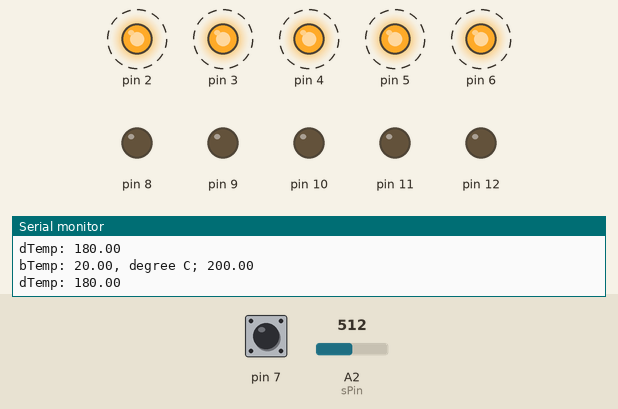
This sketch was run on a simulated Arduino Uno, built with avr-gcc and run on an emulated ATmega328P. Shown: output pins drawn as LEDs (lit = HIGH), the last lines printed to the serial monitor. Dashed ring = blinking. The test bench sets the inputs (shaded band); at power-on: A2 (sPin) = 512, pin 7 LOW.

Above: at 0.96 s.
1.3 s: A2 (sPin) set to 169
4.3 s: A2 (sPin) set to 155
At 5.6 s:
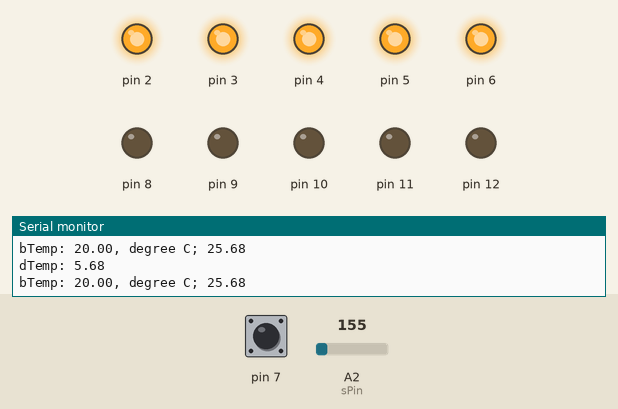
5.9 s: A2 (sPin) set to 306
At 6.48 s:
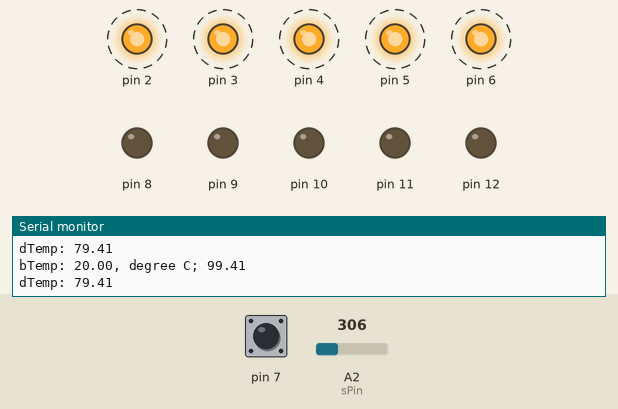
8.9 s: pin 7 driven HIGH
At 9.9 s:
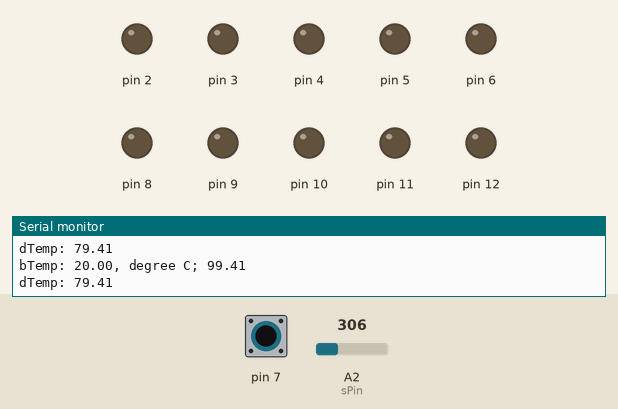
10.4 s: pin 7 driven LOW
At 10.56 s:
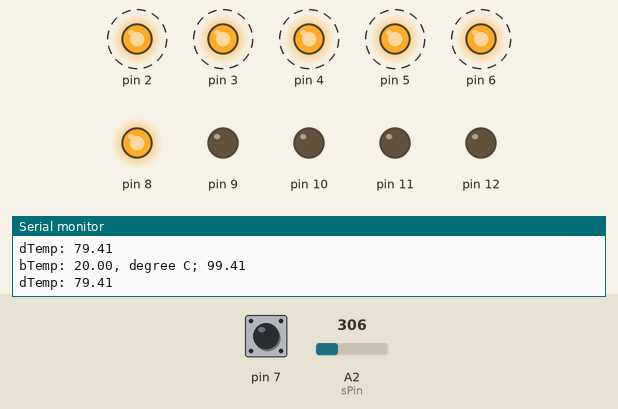
13.4 s: pin 7 pulsed HIGH 2 times (0.12 s each, 0.3 s apart)
At 13.97 s:
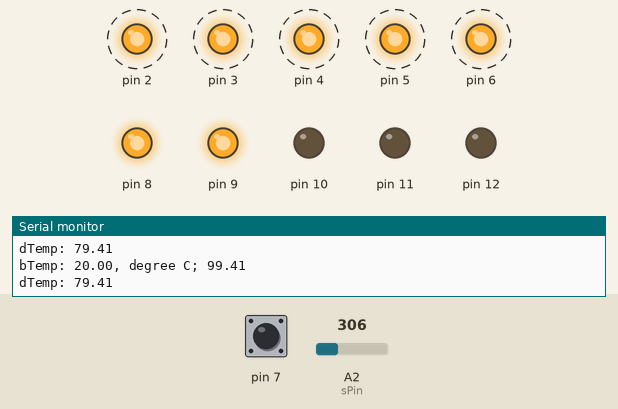
Timing chart, 0 to 17.4 s (numbered marks = the images above; inputs shaded):
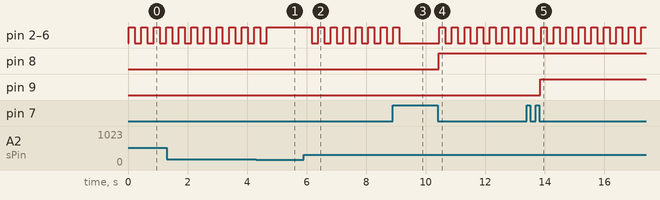

The sketch:

week01_Part02_TempLock.ino
```cpp
int switchS = 0;
int i= -1;
const int sPin = A2; //sPin==SensorPin
const int bPin = A1;
const double bTemp = 20.00; //cancel comment line of thhis line, if a const is needed in simulaters(tinkercad)

int count = 0;


void setup() {
Serial.begin(9600);

for (int tempind = 2; tempind < 7; tempind++) //tempind == temperature indicator
{
  pinMode (tempind, OUTPUT);
}

for (int digit = 8; digit < 13 ;digit++) //digit == blue lights shows which digit is being input
{
  pinMode (digit, OUTPUT);
}

pinMode (7, INPUT);

}

void loop() {
delay(20);
switchS = digitalRead(7);
int sVal = analogRead(sPin); //sVal== Sensor Value


//Below here
/*
int bVal = analogRead(bPin); //Btemp == BaseTemperature
float bVoltage = (bVal/1024.0)*5.0;
float bTemp = (bVoltage- .5)*100;
*/
//Above here, if to use a const baseline temp, please comment line these.

Serial.print("bTemp: ");
Serial.print(bTemp);


/*
Serial.print("Sensored Temp: ");
Serial.print(sVal);
//not for display
*/

double voltage = (sVal/1024.0) * 5.0;

/*
Serial.print(",Volts: ");
Serial.print(voltage);
//not for display
*/

Serial.print(", degree C; ");
double sTemp = (voltage - .5) * 100;
//sTemp = int(sTemp * 10000)/10000;
Serial.println(sTemp);


Serial.print("dTemp: ");
double dTemp = (sTemp - bTemp);
//dTemp = 1.0*(int)(dTemp*100)/100;
Serial.println(dTemp);


for (double t= 1.00; t<6.00; t++)
{
  boolean cmptemp = ((dTemp >= t) && (dTemp < t+1));
  if(cmptemp == true)
  {
  digitalWrite(t+1, cmptemp*5);
  digitalWrite(t, cmptemp*5);
  digitalWrite(t-1, cmptemp*5);
  digitalWrite(t-2, cmptemp*5);
  digitalWrite(t-3, cmptemp*5);
  }
}

if (dTemp < 1)
{
  digitalWrite(6,LOW);
  digitalWrite(2,LOW);
  digitalWrite(3,LOW);
  digitalWrite(4,LOW);
  digitalWrite(5,LOW);

}

if (dTemp >= 6)
{
  digitalWrite(2,HIGH);
  digitalWrite(3,HIGH);
  digitalWrite(4,HIGH);
  digitalWrite(5,HIGH);
  digitalWrite(6,HIGH);

  delay(200);

  digitalWrite(2,LOW);
  digitalWrite(3,LOW);
  digitalWrite(4,LOW);
  digitalWrite(5,LOW);
  digitalWrite(6,LOW);

  delay(200);
}

if (switchS == 1)
{
  while(1)
  {
    switchS=digitalRead(7);
    delay(20);
    if(switchS==0)
      break;
  }
  i=-i;
  count++;
}


if(i==1)
{
    for(int digit = count+7; digit<count+12; digit++)
    {
      digitalWrite(digit, HIGH);
      /*
      This is where the dTemp should be stored into the first digit of password.
      */
      break;
    }
    i=-i;
}

  //the code can continue once I know how to store and read datas

  /*
  if (count == 4)
  {
    if (compare int array ((setpasscode[5],inputpasscode[5]) == 0))
    {
      return 1;//passcode is right
    }
    else
    {
      return 0;//passcode is wrong
    }
  }
  */


}
```

Measured:
- the behaviour switches between 156 and 155 on A2 (sPin) (found by bisection; images 0 and 1)
- after the input at 4.3 s, pin 2–6: goes on until 4.7 s, then stays HIGH
- after the input at 5.9 s, pin 2–6: alternates HIGH for 0.20 s and LOW for 0.22 s, starting after 0.27 s
- after the input at 8.9 s, pin 2–6: goes on until 9.1 s, then stays LOW
- after the input at 10.4 s, pin 2–6: alternates HIGH for 0.20 s and LOW for 0.22 s, starting after 0.06 s; pin 8: LOW → HIGH at once
- after the input at 13.4 s, pin 9: LOW → HIGH after 0.45 s
- by itself, pin 2–6: alternates HIGH for 0.20 s and LOW for 0.22 s
